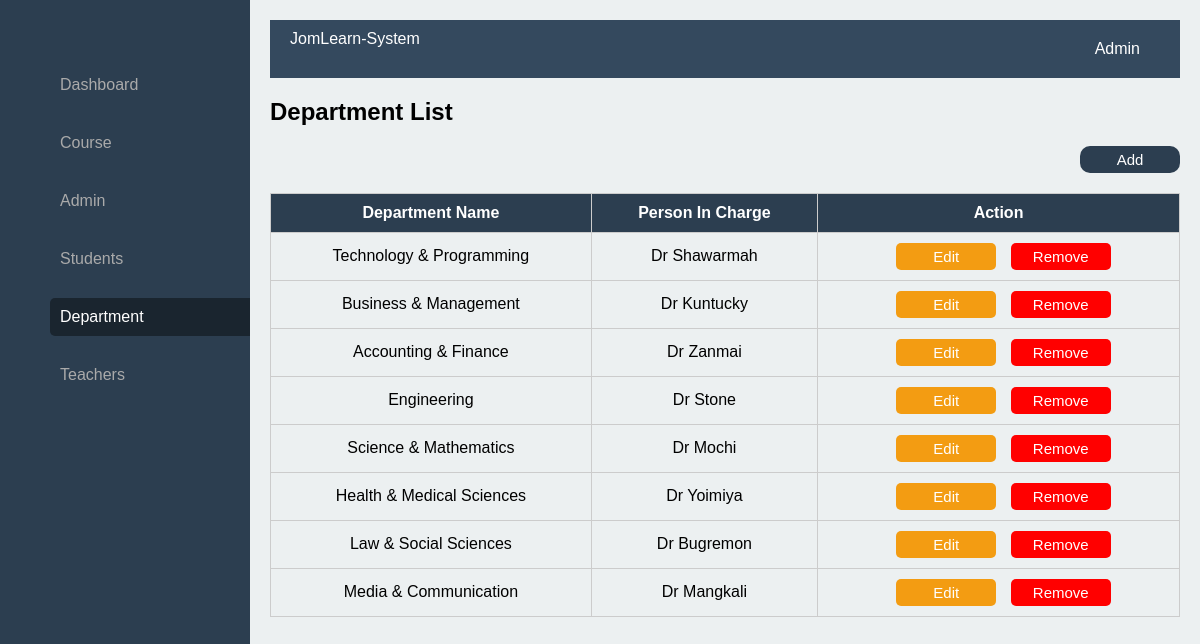
The page /department.php on the database its author committed.
### tables this page shows
CREATE TABLE `department` (
  `id` int(11) NOT NULL,
  `department_name` varchar(255) NOT NULL,
  `person_incharge` varchar(255) NOT NULL,
  `created_at` timestamp NOT NULL DEFAULT current_timestamp()
);

### department.php (the view, shortened to what this page needs)
<?php
$servername = "localhost";
$username = "root";
$password = "";
$dbname = "assignment3";
$conn = new mysqli($servername, $username, $password, $dbname);
$sql = "SELECT id, department_name, person_incharge FROM department";
$result = $conn->query($sql);
?>
<!DOCTYPE html>
<html lang="en">
<head>
</head>
<body>
<?php include 'bar_admin.php'; ?>
    <h2>Department List</h2>
    <div class="btn-container">
        <input type="submit" value="Add" onclick="location.href='add_department.php'">
    </div>
    <table>
        <tr>
            <th>Department Name</th>
            <th>Person In Charge</th>
            <th>Action</th>
        </tr>
        <?php
        if ($result->num_rows > 0) {
            while($row = $result->fetch_assoc()) {
                echo "<tr>
                        <td>".$row["department_name"]."</td>
                        <td>".$row["person_incharge"]."</td>
                        <td>
                            <a href='edit_department.php?id=".$row["id"]."' style='text-decoration: none;'>
                                <button class='edit-btn'>Edit</button>
                            </a>
                            <form method='POST' onsubmit='return confirm(\"Are you sure?\")' style='display:inline-block;'>
                                <input type='hidden' name='delete_id' value='".$row["id"]."'>
                                <button type='submit' class='delete-btn'>Remove</button>
                            </form>
                        </td>
                      </tr>";
            }
        } else {
            echo "<tr><td colspan='3'>No departments found</td></tr>";
        }
        ?>
    </table>
</body>
</html>

### department.php (style rules this page uses)
table { width: 100%; border-collapse: collapse; margin-top: 20px; }
table, th, td { border: 1px solid #ccc; }
th, td { padding: 10px; text-align: center; }
th { background-color: #2c3e50; color: white; }
.btn-container { margin-top: 10px; display: flex; justify-content: flex-end; }
input[type="submit"], button { width: 100px; padding: 5px; background-color: #2c3e50; color: white; border: none; border-radius: 10px; font-size: 15px; cursor: pointer; margin-left: 10px; }
.edit-btn { background-color: #f39c12; border: none; color: white; padding: 5px 10px; border-radius: 5px; cursor: pointer; }
.delete-btn { background-color: red; border: none; color: white; padding: 5px 10px; border-radius: 5px; cursor: pointer; }

### bar_admin.php (style rules this page uses)
body { font-family: Arial, sans-serif; margin: 0; padding: 0; display: flex; height: 100vh; }

### rows shown on the page
department: department_name "Technology & Programming", person_incharge "Dr Shawarmah"
department: department_name "Business & Management", person_incharge "Dr Kuntucky"
department: department_name "Accounting & Finance", person_incharge "Dr Zanmai"
department: department_name "Engineering", person_incharge "Dr Stone"
department: department_name "Science & Mathematics", person_incharge "Dr Mochi"
department: department_name "Health & Medical Sciences", person_incharge "Dr Yoimiya"
department: department_name "Law & Social Sciences", person_incharge "Dr Bugremon"
department: department_name "Media & Communication", person_incharge "Dr Mangkali"
